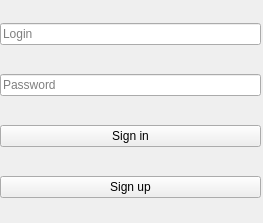
<?xml version="1.0" encoding="UTF-8"?>
<ui version="4.0">
 <class>LoginForm</class>
 <widget class="QWidget" name="LoginForm">
  <property name="geometry">
   <rect>
    <x>0</x>
    <y>0</y>
    <width>263</width>
    <height>223</height>
   </rect>
  </property>
  <property name="windowTitle">
   <string>Form</string>
  </property>
  <widget class="QWidget" name="layoutWidget">
   <property name="geometry">
    <rect>
     <x>0</x>
     <y>0</y>
     <width>261</width>
     <height>221</height>
    </rect>
   </property>
   <layout class="QVBoxLayout" name="verticalLayout">
    <item>
     <widget class="QLineEdit" name="lineEdit">
      <property name="placeholderText">
       <string>Login</string>
      </property>
     </widget>
    </item>
    <item>
     <widget class="QLineEdit" name="lineEdit_2">
      <property name="echoMode">
       <enum>QLineEdit::Password</enum>
      </property>
      <property name="placeholderText">
       <string>Password</string>
      </property>
     </widget>
    </item>
    <item>
     <widget class="QPushButton" name="pushButton_2">
      <property name="text">
       <string>Sign in</string>
      </property>
     </widget>
    </item>
    <item>
     <widget class="QPushButton" name="pushButton">
      <property name="text">
       <string>Sign up</string>
      </property>
     </widget>
    </item>
   </layout>
  </widget>
 </widget>
 <resources/>
 <connections/>
</ui>
